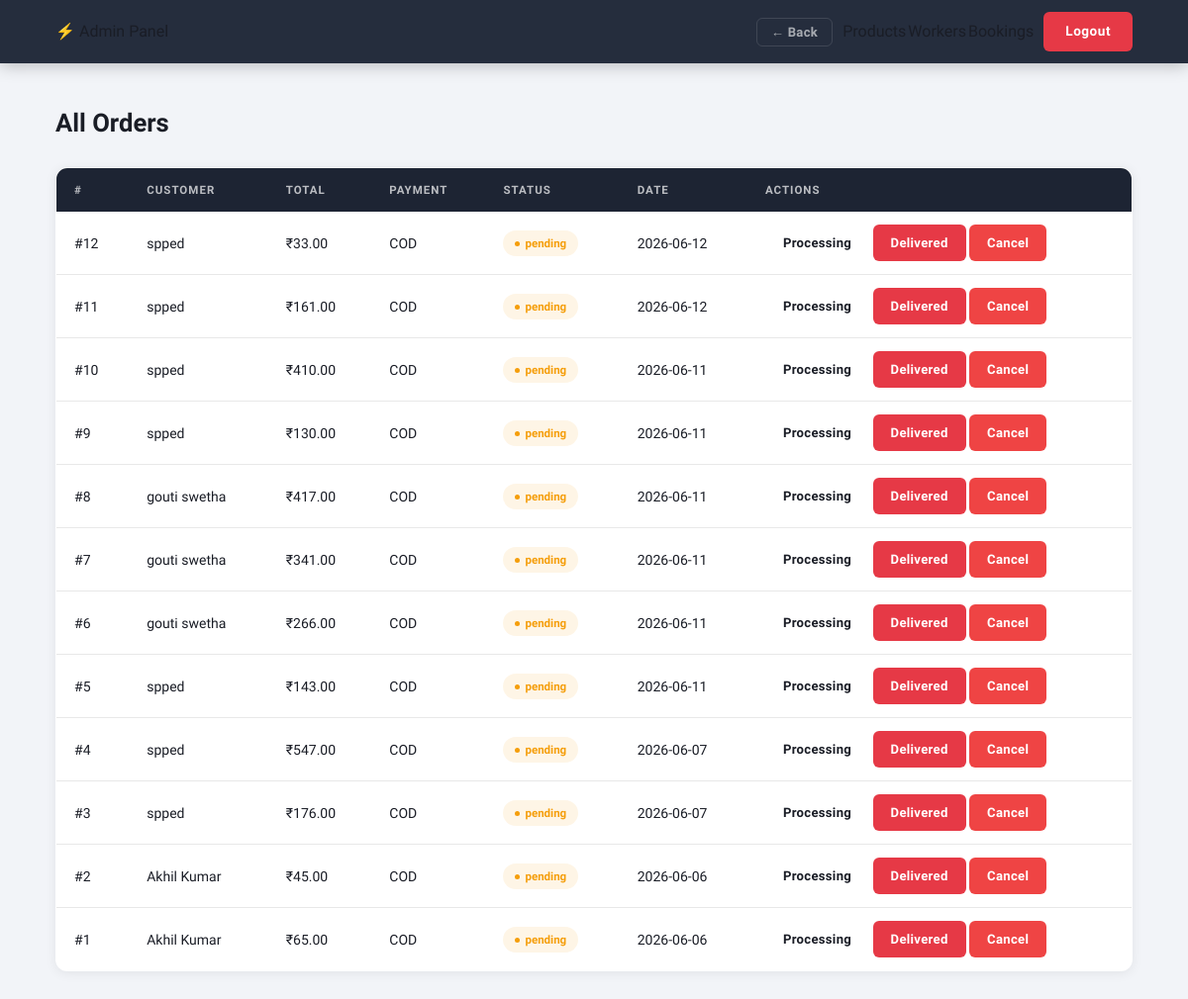
Page /admin/orders (signed in) on the committed database.
### tables this page shows
CREATE TABLE orders (
            id INTEGER PRIMARY KEY AUTOINCREMENT,
            user_id INTEGER NOT NULL,
            total REAL NOT NULL,
            status TEXT DEFAULT 'pending',
            payment_method TEXT DEFAULT 'cod',
            address TEXT,
            created_at TIMESTAMP DEFAULT CURRENT_TIMESTAMP,
            FOREIGN KEY (user_id) REFERENCES users(id)
        );

CREATE TABLE users (
            id INTEGER PRIMARY KEY AUTOINCREMENT,
            name TEXT NOT NULL,
            email TEXT UNIQUE NOT NULL,
            password TEXT NOT NULL,
            phone TEXT,
            address TEXT,
            role TEXT DEFAULT 'user',
            created_at TIMESTAMP DEFAULT CURRENT_TIMESTAMP
        );

### app.py (the view)
@app.route('/admin/orders')
def admin_orders():
    if not admin_required():
        return redirect(url_for('login'))
    db = get_db()
    orders = db.execute("SELECT o.*, u.name as user_name FROM orders o JOIN users u ON o.user_id=u.id ORDER BY o.created_at DESC").fetchall()
    db.close()
    return render_template('admin/orders.html', orders=orders)

### app.py (called while the page is built)
def admin_required():
    return 'user_id' in session and session.get('user_role') == 'admin'

### database.py (called while the page is built)
def get_db():
    conn = sqlite3.connect('circuitron.db')
    conn.row_factory = sqlite3.Row
    return conn

### templates/admin/orders.html (shortened to what this page needs)
{% extends 'base.html' %}
{% block content %}
<nav class="navbar navbar-admin">
    <a class="nav-brand" href="{{ url_for('admin_dashboard') }}">⚡ Admin Panel</a>
    <div class="nav-links">
        <a href="{{ url_for('admin_products') }}">Products</a>
        <a href="{{ url_for('admin_workers') }}">Workers</a>
        <a href="{{ url_for('admin_bookings') }}">Bookings</a>
        <a href="{{ url_for('logout') }}" class="btn-nav">Logout</a>
    </div>
</nav>
<div class="list-container">
    <h2>All Orders</h2>
    <table class="data-table">
        <thead><tr><th>#</th><th>Customer</th><th>Total</th><th>Payment</th><th>Status</th><th>Date</th><th>Actions</th></tr></thead>
        <tbody>
        {% for o in orders %}
        <tr>
            <td>#{{ o.id }}</td>
            <td>{{ o.user_name }}</td>
            <td>₹{{ "%.2f"|format(o.total) }}</td>
            <td>{{ o.payment_method|upper }}</td>
            <td><span class="status-badge status-{{ o.status }}">{{ o.status }}</span></td>
            <td>{{ o.created_at[:10] }}</td>
            <td>
                <a href="{{ url_for('update_order_status', oid=o.id, status='processing') }}" class="btn btn-sm">Processing</a>
                <a href="{{ url_for('update_order_status', oid=o.id, status='delivered') }}" class="btn btn-sm btn-primary">Delivered</a>
                <a href="{{ url_for('update_order_status', oid=o.id, status='cancelled') }}" class="btn btn-sm btn-danger">Cancel</a>
            </td>
        </tr>
        {% endfor %}
        </tbody>
    </table>
</div>
{% endblock %}

### static/style.css (style rules this page uses)
:root { --red: #e63946; --red-dark: #c1121f; --navy: #1d2433; --navy-2: #252d3d; --bg: #f2f4f8; --bg-2: #ffffff; --bg-3: #eaecf2; --bg-4: #dde0e8; --border: rgba(0,0,0,0.09); --border-h: rgba(230,57,70,0.35); --text: #1a1d26; --text-2: #3d4252; --muted: #8892a4; --muted-2: #6b7585; --success: #10b981; --danger: #ef4444; --warning: #f59e0b; --info: #3b82f6; --r: 12px; --r-sm: 8px; --r-xs: 6px; --shadow: 0 2px 12px rgba(0,0,0,0.07); --shadow-md: 0 6px 24px rgba(0,0,0,0.1); --shadow-xl: 0 16px 48px rgba(0,0,0,0.13); --t: all 0.25s cubic-bezier(0.4,0,0.2,1); }
*, *::before, *::after { margin:0; padding:0; box-sizing:border-box; }
html { scroll-behavior:smooth; }
body { font-family:'Exo 2',sans-serif; background:var(--bg); color:var(--text); line-height:1.6; overflow-x:hidden; }
a { text-decoration:none; color:inherit; }
.navbar { position:sticky; top:0; z-index:1000; display:flex; align-items:center; justify-content:space-between; padding:0 56px; height:64px; background:var(--navy); box-shadow:0 2px 16px rgba(0,0,0,0.25); }
.nav-brand { display:flex; flex-direction:column; gap:1px; }
.nav-links { display:flex; align-items:center; gap:2px; }
.btn-nav { background:var(--red); color:white; font-weight:700; font-size:0.85rem; padding:9px 22px; border-radius:var(--r-xs); transition:var(--t); margin-left:8px; font-family:'Rajdhani',sans-serif; letter-spacing:0.5px; }
.navbar-admin { background:var(--navy-2); }
.btn { display:inline-flex; align-items:center; justify-content:center; gap:8px; padding:12px 26px; border-radius:var(--r-xs); font-weight:700; font-size:0.9rem; cursor:pointer; border:none; transition:var(--t); white-space:nowrap; letter-spacing:0.3px; font-family:'Exo 2',sans-serif; }
.btn-primary { background:var(--red); color:white; }
.btn-danger { background:var(--danger); color:white; }
.btn-sm { padding:8px 18px; font-size:0.82rem; }
.list-container { max-width:1280px; margin:0 auto; padding:40px 56px; }
.list-container > h2 { font-family:'Rajdhani',sans-serif; font-size:1.6rem; font-weight:700; color:var(--text); margin-bottom:24px; }
.data-table { width:100%; border-collapse:collapse; background:var(--bg-2); border:1px solid var(--border); border-radius:var(--r); overflow:hidden; box-shadow:var(--shadow); }
.data-table th { background:var(--navy); color:rgba(255,255,255,0.7); padding:13px 18px; text-align:left; font-size:0.72rem; font-weight:700; letter-spacing:1px; text-transform:uppercase; }
.data-table td { padding:13px 18px; border-bottom:1px solid var(--border); font-size:0.875rem; color:var(--text); }
.data-table tr:last-child td { border-bottom:none; }
.status-badge { display:inline-flex; align-items:center; gap:5px; padding:4px 12px; border-radius:50px; font-size:0.72rem; font-weight:700; }
.status-badge::before { content:''; width:5px; height:5px; border-radius:50%; background:currentColor; flex-shrink:0; }
.status-pending { background:rgba(245,158,11,0.1); color:var(--warning); }

### rows in the picture
orders: id "12", user_name "spped", total "33.00", payment_method "COD", status "pending", created_at "2026-06-12"
orders: id "11", user_name "spped", total "161.00", payment_method "COD", status "pending", created_at "2026-06-12"
orders: id "10", user_name "spped", total "410.00", payment_method "COD", status "pending", created_at "2026-06-11"
orders: id "9", user_name "spped", total "130.00", payment_method "COD", status "pending", created_at "2026-06-11"
orders: id "8", user_name "gouti swetha", total "417.00", payment_method "COD", status "pending", created_at "2026-06-11"
orders: id "7", user_name "gouti swetha", total "341.00", payment_method "COD", status "pending", created_at "2026-06-11"
orders: id "6", user_name "gouti swetha", total "266.00", payment_method "COD", status "pending", created_at "2026-06-11"
orders: id "5", user_name "spped", total "143.00", payment_method "COD", status "pending", created_at "2026-06-11"
orders: id "4", user_name "spped", total "547.00", payment_method "COD", status "pending", created_at "2026-06-07"
orders: id "3", user_name "spped", total "176.00", payment_method "COD", status "pending", created_at "2026-06-07"
orders: id "2", user_name "Akhil Kumar", total "45.00", payment_method "COD", status "pending", created_at "2026-06-06"
orders: id "1", user_name "Akhil Kumar", total "65.00", payment_method "COD", status "pending", created_at "2026-06-06"
